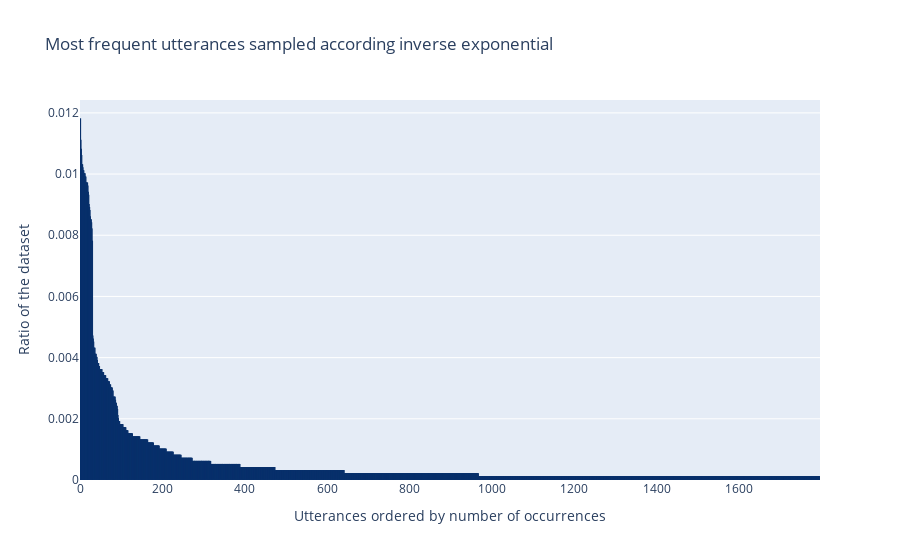
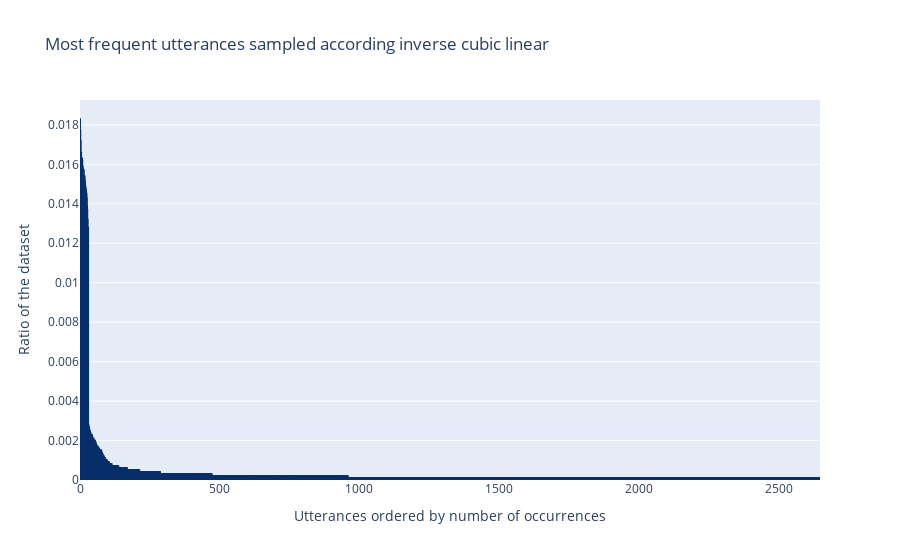
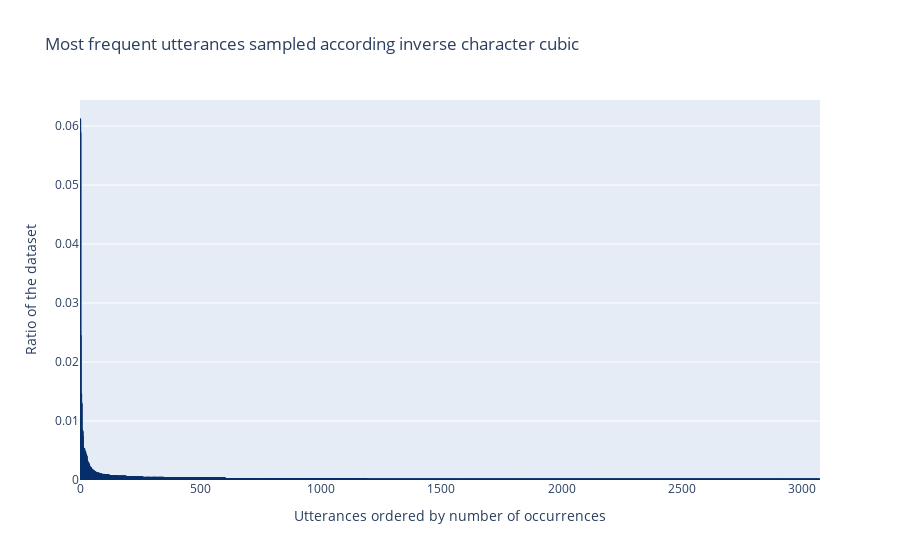
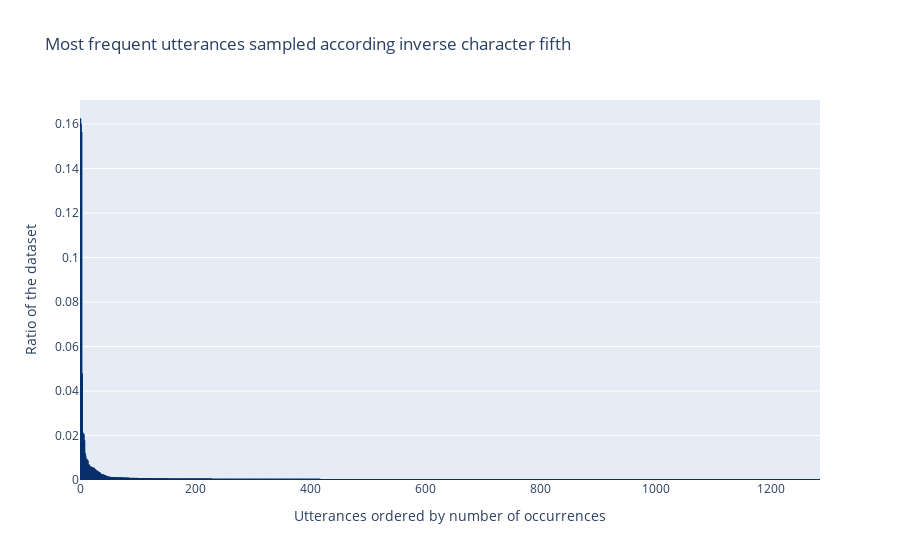

Notebook code cell kept with these figures, in order:
### Code cell
measure_dict = { 
    'inverse exponential': inv_exp, 
    'inverse cubic linear': inv_lin_cubic,
    'inverse character cubic': inverse_characters_cubic,
    'inverse character fifth': inverse_characters_fifth,
    'inverse exponential characters': inv_chars_exponential,
}

num_samples = int(1e4)

for measure_name, measure in measure_dict.items():
    weights_by_length = np.array([measure(utterance) for utterance in utterances])
    probs_by_length = weights_by_length / sum(weights_by_length)
    
    sampled_indices = np.random.choice(list(range(len(data))), num_samples, p=probs_by_length)
    sampled_df = data.iloc[sampled_indices]
    
    plot_utt_distribution(sampled_df, measure_name)

### Figure 1 — Plotly figure (JSON) as saved in the notebook; plotly's stock layout.template omitted (floating-point values rounded to 4 significant figures; data arrays with more than 128 entries replaced by an {"elided": "..."} marker saying what was removed)
{"data": [{"marker": {"color": "rgb(8,48,107)", "line": {"color": "rgb(8,48,107)", "width": 1.5}}, "type": "bar", "x": {"elided": "10000 int values"}, "y": {"elided": "1797 float values"}}], "layout": {"title": {"text": "Most frequent utterances sampled according inverse exponential"}, "xaxis": {"title": {"text": "Utterances ordered by number of occurrences"}}, "yaxis": {"title": {"text": "Ratio of the dataset"}}}}

### Figure 2 — Plotly figure (JSON) as saved in the notebook; plotly's stock layout.template omitted (floating-point values rounded to 4 significant figures; data arrays with more than 128 entries replaced by an {"elided": "..."} marker saying what was removed)
{"data": [{"marker": {"color": "rgb(8,48,107)", "line": {"color": "rgb(8,48,107)", "width": 1.5}}, "type": "bar", "x": {"elided": "10000 int values"}, "y": {"elided": "2649 float values"}}], "layout": {"title": {"text": "Most frequent utterances sampled according inverse cubic linear"}, "xaxis": {"title": {"text": "Utterances ordered by number of occurrences"}}, "yaxis": {"title": {"text": "Ratio of the dataset"}}}}

### Figure 3 — Plotly figure (JSON) as saved in the notebook; plotly's stock layout.template omitted (floating-point values rounded to 4 significant figures; data arrays with more than 128 entries replaced by an {"elided": "..."} marker saying what was removed)
{"data": [{"marker": {"color": "rgb(8,48,107)", "line": {"color": "rgb(8,48,107)", "width": 1.5}}, "type": "bar", "x": {"elided": "10000 int values"}, "y": {"elided": "3074 float values"}}], "layout": {"title": {"text": "Most frequent utterances sampled according inverse character cubic"}, "xaxis": {"title": {"text": "Utterances ordered by number of occurrences"}}, "yaxis": {"title": {"text": "Ratio of the dataset"}}}}

### Figure 4 — Plotly figure (JSON) as saved in the notebook; plotly's stock layout.template omitted (floating-point values rounded to 4 significant figures; data arrays with more than 128 entries replaced by an {"elided": "..."} marker saying what was removed)
{"data": [{"marker": {"color": "rgb(8,48,107)", "line": {"color": "rgb(8,48,107)", "width": 1.5}}, "type": "bar", "x": {"elided": "10000 int values"}, "y": {"elided": "1285 float values"}}], "layout": {"title": {"text": "Most frequent utterances sampled according inverse character fifth"}, "xaxis": {"title": {"text": "Utterances ordered by number of occurrences"}}, "yaxis": {"title": {"text": "Ratio of the dataset"}}}}
